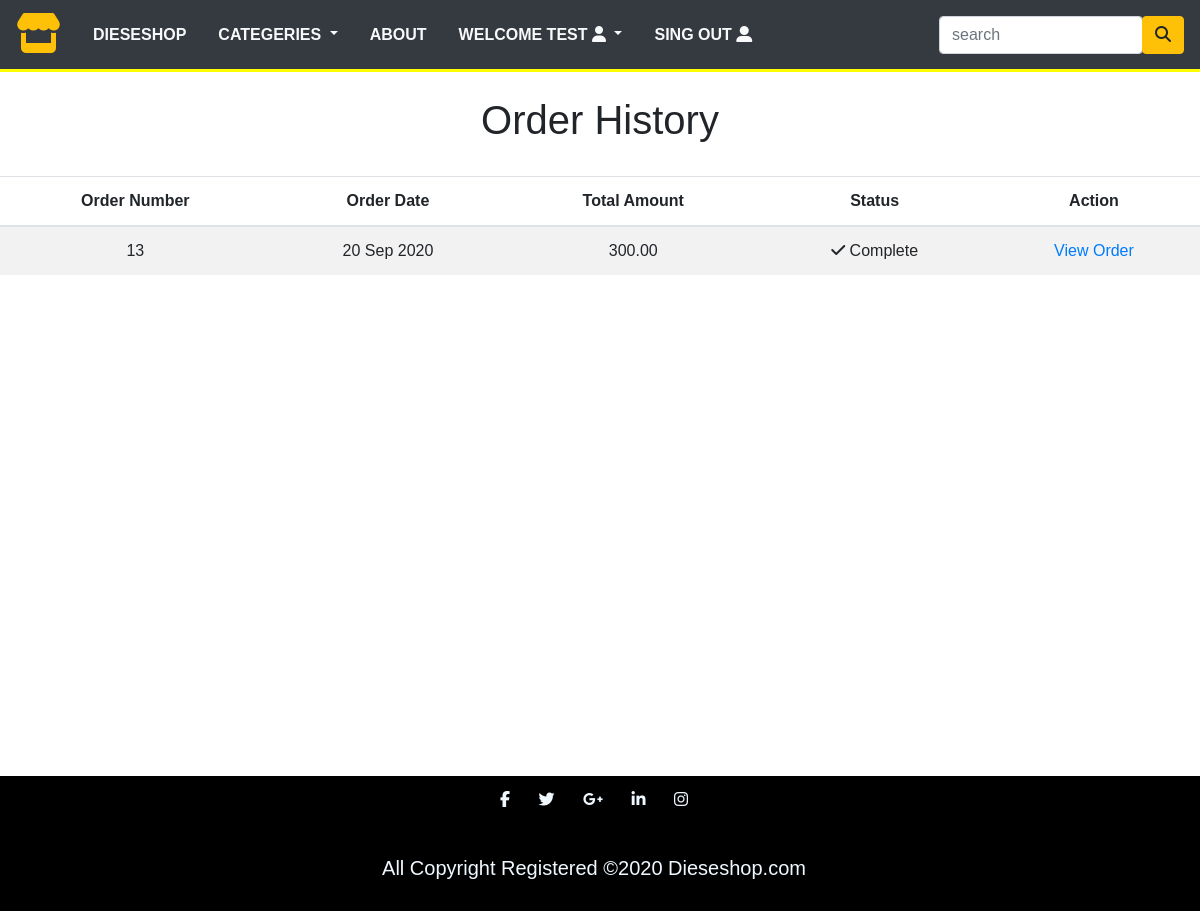
The page /Dashbord/ (signed in) on the database its author committed.
### dieseshop/models.py (models this page shows)
class Order(models.Model) :
    token = models.CharField(max_length=250 , blank=True)
    total = models.DecimalField(max_digits=10 , decimal_places=2 , verbose_name='USD Order Total')
    emailAddress = models.EmailField(max_length=250 , blank=True , verbose_name='Email Address')
    created = models.DateTimeField(auto_now_add=True)
    billingName = models.CharField(max_length=250 , blank=250)
    billingAddress1 = models.CharField(max_length=250 , blank=250)
    billingCity = models.CharField(max_length=250 , blank=250)
    billingPostcode = models.CharField(max_length=250 , blank=250)
    billingCountry = models.CharField(max_length=250 , blank=250)
    shippingName = models.CharField(max_length=250 , blank=250)
    shippingAddress1 = models.CharField(max_length=250 , blank=250)
    shippingCity = models.CharField(max_length=250 , blank=250)
    shippingPostcode = models.CharField(max_length=250 , blank=250)
    shippingCountry = models.CharField(max_length=250 , blank=250)
    class Meta:
        db_table = 'Order'
        ordering = ['-created']
    def __str__(self):
      return str(self.id)

### dieseshop/views.py (the view)
# urls.py: path('Dashbord/'  , views.dashbord , name='dashbord'),
@login_required(redirect_field_name='next', login_url='signin')
def dashbord(request):
    if request.user.is_authenticated:
        email = str(request.user.email)
        order_item = Order.objects.filter(emailAddress=email)
        print(email)
        print(order_item)
    return render(request, 'dashbord.html', {'order_item': order_item})

### dieseshop/context_processors.py (called while the page is built)
def counter(request):
    item_count = 0
    if 'admin' in request.path :
        return {}
    else :
       try :
           cart = Cart.objects.filter(cart_id=cart_id(request))
           cart_items = CartItem.objects.all().filter(cart=cart[:1])
           for cart_item in cart_items :
              item_count += cart_item.quantity
       except Cart.DoesNotExist :
           item_count = 0
    return dict(item_count = item_count)

def menu_links(request) :
    links = Category.objects.all()
    return dict(links=links)

### dieseshop/models.py (called while the page is built)
  def get_url(self):
    return reverse('products_by_category', args=[self.slug])

### dieseshop/views.py (called while the page is built)
def cart_id (request) :
  cart = request.session.session_key
  if not cart :
    cart = request.session.create()
  return cart

### dieseshop/templates/dashbord.html (shortened to what this page needs)
{% extends 'base.html' %}
{% load static %}
{% block content %}
  <div class="text-center">
    <br>
    <h1 class="text-center product_title">
      Order History
    </h1>
    <br>
    {% if order_item %}
      <table class="table table-striped">
        <thead>
          <tr>
            <th>Order Number</th>
            <th>Order Date</th>
            <th>Total Amount</th>
            <th>Status</th>
            <th>Action</th>
          </tr>
        </thead>
        <tbody>
          {% for order in order_item %}
            <tr>
              <td>{{ order.id }}</td>
              <td>{{ order.created|date:"d M Y" }}</td>
              <td>{{ order.total }}</td>
              <td><i class="fas fa-check"></i>&nbsp;Complete</td>
              <td><a href="">View Order</a></td>
            </tr>
          {% endfor %}
        </tbody>
      </table>
    {% else %}
      <p>You have not placed any orders yet.
        <br><br>
        <a href="{% url 'home' %}" class="btn btn-secondary">Continue shopping</a>
      </p>
    {% endif %}
  </div>
  <br><br>
{% endblock %}

### dieseshop/templates/navbar.html (shortened to what this page needs)
<header>
    <nav class="navbar navbar-expand-md navbar-light bg-dark">
      <a href="#" class="navbar-brand"><i class="fas fa-store text-warning fa-2x"></i></a>
      <div class="collapse navbar-collapse justify-content-between" id="nav">
      <ul class="navbar-nav">
      <li class="nav-item"><a class="nav-link text-light text-uppercase font-weight-bold px-3" href="{% url 'home' %}"> Dieseshop </a></li>
      <li class="nav-item dropdown"><a class="nav-link text-light text-uppercase font-weight-bold px-3 dropdown-toggle" data-toggle="dropdown"  href=""> Categeries </a>
      </li>
       <li class="nav-item"><a class="nav-link text-light  text-uppercase font-weight-bold px-3" href=""> About </a>
       </li>
       {% if request.user.is_authenticated and request.user.first_name %}
       <li class="nav-item dropdown">
         <a class="nav-link text-light  text-uppercase font-weight-bold px-3 dropdown-toggle"  data-toggle="dropdown" href=""> welcome {{ request.user.first_name }}
         <i class="fas fa-user circle"></i>
       </a>
       </li>
        <li class="nav-item"><a class="nav-link text-light  text-uppercase font-weight-bold px-3" href="{% url 'signout' %}"> Sing out
         <i class="fas fa-user-alt"></i>
       </a>
       </li>
       {% endif %}
      </ul>
      <form class="form-inline ml-3" action="{% url 'search' %}" method="GET">
        <div class="input-group">
            <input type="text" name="title" class="form-control" placeholder="search">
        </div>
        <div class="input-group-append">
          <button type="submit" class="btn btn-warning"><i class="fas fa-search"></i></button>
        </div>
      </form>
      </div>
    </nav>
  </header>

### dieseshop/static/css/main.css (style rules this page uses)
body { font-family: 'Gill Sans', 'Gill Sans MT', Calibri, 'Trebuchet MS', sans-serif; }
.navbar { border-bottom: 3px solid yellow ; }

### rows shown on the page
Order: id "13", created "20 Sep 2020", total "300.00"

### other values the page prints
{{ request.user.first_name }} "TEST"
